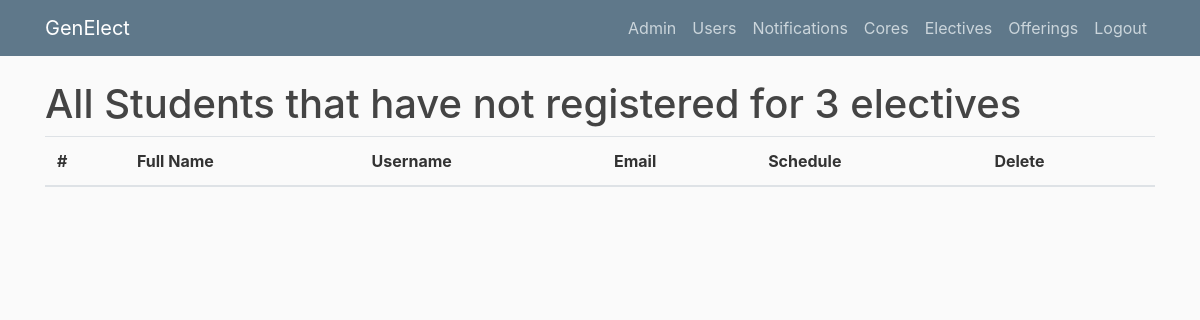
/notregistered (signed in), run on an earlier commit of the app's database.
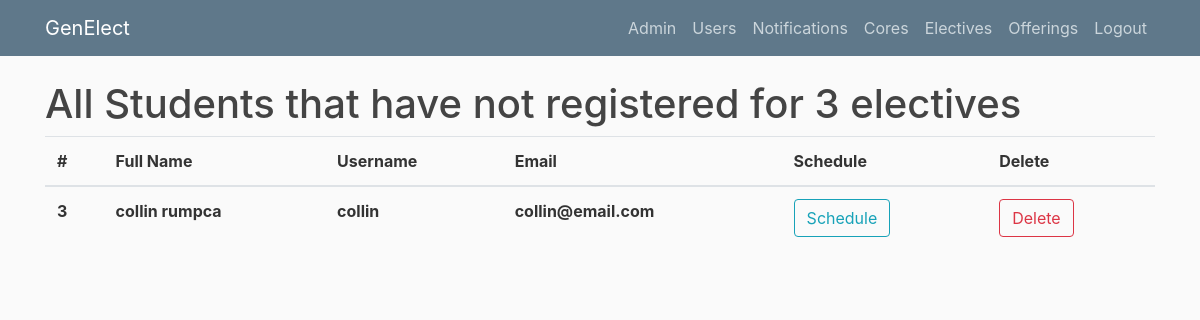
And on a later commit of the database.
### genElect/models.py (models this page shows)
class Base(db.Model):
    __abstract__ = True
    id = db.Column(db.Integer, primary_key=True, autoincrement=True)
    date_created = db.Column(db.DateTime, default=db.func.current_timestamp())
    date_modified = db.Column(db.DateTime, default=db.func.current_timestamp(),
            onupdate=db.func.current_timestamp())

class Users(Base, UserMixin):
    __tablename__ = 'users'
    username = db.Column(db.String(100), unique=True)
    full_name = db.Column(db.String(100))
    email = db.Column(db.String(100))
    role = db.Column(db.String(32), nullable=False)
    password = db.Column(db.String(128))
    registrations = db.relationship('Registrations', backref='user', lazy=True)
    core_registrations = db.relationship('CoreRegistrations', backref='user', lazy=True)
    completed_electives = db.relationship('Completions', backref='user', lazy=True)

### genElect/__init__.py (the view)
@app.route("/notregistered")
def notregistered():
    if current_user.is_authenticated and current_user.role == "admin":
        students_not_registered = []
        for user in Users.query.filter_by(role='student'):
            if len(user.registrations) < 3:
                students_not_registered.append(user)
        return render_template('notregistered.html', users=students_not_registered)
    else:
        return render_template('denied.html')

### genElect/__init__.py (called while the page is built)
@login_manager.user_loader
def load_user(user_id):
    return Users.query.get(int(user_id))

### genElect/templates/notregistered.html
{% extends "layout.html" %}
{% block content %}
    <h1>All Students that have not registered for 3 electives</h1>
	<table class="table">
	  <thead>
	    <tr>
	      <th scope="col">#</th>
	      <th scope="col">Full Name</th>
	      <th scope="col">Username</th>
	      <th scope="col">Email</th>
	      <th scope="col">Schedule</th>
	      <th scope="col">Delete</th>
	    </tr>
	  </thead>
	  <tbody>
	  	{% for user in users %}
	    <tr>
	      <th scope="row">{{user.id}}</th>
	      <th scope="row">{{user.full_name}}</th>
	      <th scope="row">{{user.username}}</th>
	      <th scope="row">{{user.email}}</th>
	      <th scope="row"><button type="button" onclick="window.location.href = '/schedule?user_id={{user.id}}'" class="btn btn-outline-info">Schedule</button></th>
	      <th scope="row"><button type="button" onclick="window.location.href = '/deleteuser/{{user.id}}'" class="btn btn-outline-danger">Delete</button></th>
	    </tr>
	    {% endfor %}
	  </tbody>
	</table>
{% endblock content %}

What changed in the data, as far as the page shows it:
added Users: id "3", full_name "collin rumpca", username "collin", email "collin@email.com"
